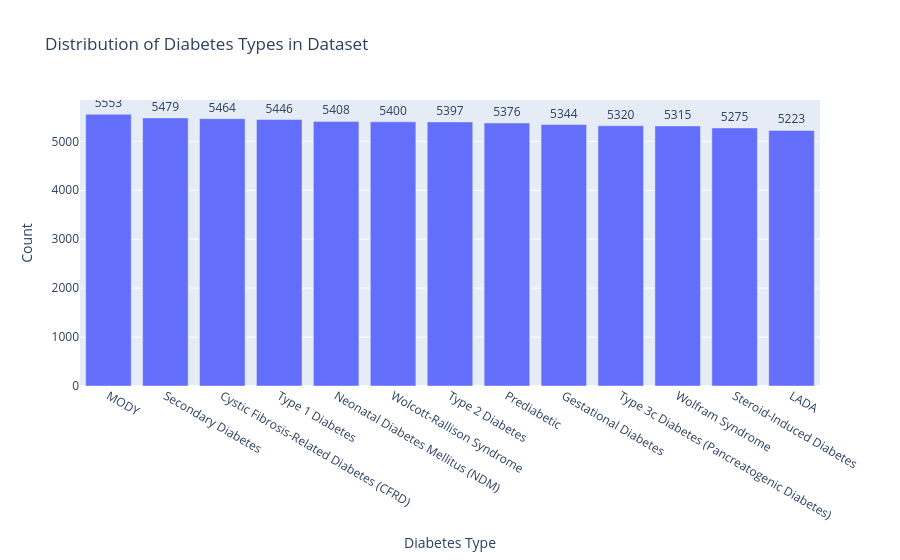

Here is the notebook cell this chart was saved with:
### Code cell
# Calculate value counts for the target variable
class_counts = df['Target'].value_counts().sort_values(ascending=False)

# Plotly bar plot
fig = px.bar(
    x=class_counts.index,
    y=class_counts.values,
    labels={'x': 'Diabetes Type', 'y': 'Count'},
    title='Distribution of Diabetes Types in Dataset',
    text=class_counts.values
)
fig.update_traces(textposition='outside')
fig.update_layout(xaxis_tickangle=30)
fig.show()

### Figure 1 — Plotly figure (JSON) as saved in the notebook; plotly's stock layout.template omitted (floating-point values rounded to 4 significant figures)
{"data": [{"hovertemplate": "Diabetes Type=%{x}<br>Count=%{y}<br>text=%{text}<extra></extra>", "legendgroup": "", "marker": {"color": "#636efa", "pattern": {"shape": ""}}, "name": "", "orientation": "v", "showlegend": false, "text": [5553.0, 5479.0, 5464.0, 5446.0, 5408.0, 5400.0, 5397.0, 5376.0, 5344.0, 5320.0, 5315.0, 5275.0, 5223.0], "textposition": "outside", "type": "bar", "x": ["MODY", "Secondary Diabetes", "Cystic Fibrosis-Related Diabetes (CFRD)", "Type 1 Diabetes", "Neonatal Diabetes Mellitus (NDM)", "Wolcott-Rallison Syndrome", "Type 2 Diabetes", "Prediabetic", "Gestational Diabetes", "Type 3c Diabetes (Pancreatogenic Diabetes)", "Wolfram Syndrome", "Steroid-Induced Diabetes", "LADA"], "xaxis": "x", "y": [5553, 5479, 5464, 5446, 5408, 5400, 5397, 5376, 5344, 5320, 5315, 5275, 5223], "yaxis": "y"}], "layout": {"barmode": "relative", "legend": {"tracegroupgap": 0}, "title": {"text": "Distribution of Diabetes Types in Dataset"}, "xaxis": {"anchor": "y", "domain": [0, 1], "tickangle": 30, "title": {"text": "Diabetes Type"}}, "yaxis": {"anchor": "x", "domain": [0, 1], "title": {"text": "Count"}}}}
